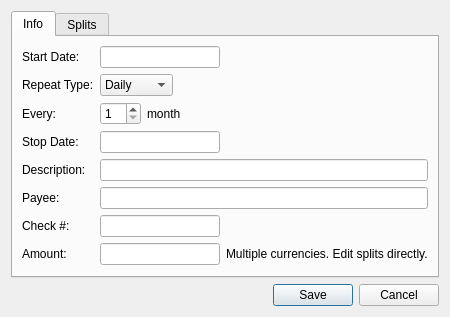
<?xml version="1.0" encoding="UTF-8"?>
<ui version="4.0">
 <class>SchedulePanel</class>
 <widget class="QDialog" name="SchedulePanel">
  <property name="geometry">
   <rect>
    <x>0</x>
    <y>0</y>
    <width>428</width>
    <height>298</height>
   </rect>
  </property>
  <property name="windowTitle">
   <string>Schedule Info</string>
  </property>
  <property name="modal">
   <bool>true</bool>
  </property>
  <layout class="QVBoxLayout" name="verticalLayout_2">
   <item>
    <widget class="QTabWidget" name="tabWidget">
     <property name="currentIndex">
      <number>0</number>
     </property>
     <widget class="QWidget" name="tab">
      <attribute name="title">
       <string>Info</string>
      </attribute>
      <layout class="QFormLayout" name="formLayout">
       <property name="fieldGrowthPolicy">
        <enum>QFormLayout::ExpandingFieldsGrow</enum>
       </property>
       <item row="0" column="0">
        <widget class="QLabel" name="label_2">
         <property name="text">
          <string>Start Date:</string>
         </property>
         <property name="buddy">
          <cstring>startDateEdit</cstring>
         </property>
        </widget>
       </item>
       <item row="0" column="1">
        <widget class="DateEdit" name="startDateEdit">
         <property name="maximumSize">
          <size>
           <width>120</width>
           <height>16777215</height>
          </size>
         </property>
        </widget>
       </item>
       <item row="1" column="0">
        <widget class="QLabel" name="label_7">
         <property name="text">
          <string>Repeat Type:</string>
         </property>
         <property name="buddy">
          <cstring>repeatTypeComboBox</cstring>
         </property>
        </widget>
       </item>
       <item row="1" column="1">
        <widget class="QComboBox" name="repeatTypeComboBox">
         <item>
          <property name="text">
           <string>Daily</string>
          </property>
         </item>
         <item>
          <property name="text">
           <string>Weekly</string>
          </property>
         </item>
         <item>
          <property name="text">
           <string>Monthly</string>
          </property>
         </item>
         <item>
          <property name="text">
           <string>Yearly</string>
          </property>
         </item>
        </widget>
       </item>
       <item row="2" column="0">
        <widget class="QLabel" name="label_8">
         <property name="text">
          <string>Every:</string>
         </property>
        </widget>
       </item>
       <item row="2" column="1">
        <layout class="QHBoxLayout" name="horizontalLayout_2">
         <item>
          <widget class="QSpinBox" name="repeatEverySpinBox">
           <property name="minimum">
            <number>1</number>
           </property>
          </widget>
         </item>
         <item>
          <widget class="QLabel" name="repeatEveryDescLabel">
           <property name="text">
            <string>month</string>
           </property>
          </widget>
         </item>
        </layout>
       </item>
       <item row="3" column="0">
        <widget class="QLabel" name="label_9">
         <property name="text">
          <string>Stop Date:</string>
         </property>
        </widget>
       </item>
       <item row="3" column="1">
        <widget class="DateEdit" name="stopDateEdit">
         <property name="maximumSize">
          <size>
           <width>120</width>
           <height>16777215</height>
          </size>
         </property>
        </widget>
       </item>
       <item row="4" column="0">
        <widget class="QLabel" name="label_3">
         <property name="text">
          <string>Description:</string>
         </property>
         <property name="buddy">
          <cstring>descriptionEdit</cstring>
         </property>
        </widget>
       </item>
       <item row="4" column="1">
        <widget class="DescriptionEdit" name="descriptionEdit"/>
       </item>
       <item row="5" column="0">
        <widget class="QLabel" name="label_4">
         <property name="text">
          <string>Payee:</string>
         </property>
         <property name="buddy">
          <cstring>payeeEdit</cstring>
         </property>
        </widget>
       </item>
       <item row="5" column="1">
        <widget class="PayeeEdit" name="payeeEdit"/>
       </item>
       <item row="6" column="0">
        <widget class="QLabel" name="label_5">
         <property name="text">
          <string>Check #:</string>
         </property>
         <property name="buddy">
          <cstring>checkNoEdit</cstring>
         </property>
        </widget>
       </item>
       <item row="6" column="1">
        <widget class="QLineEdit" name="checkNoEdit">
         <property name="maximumSize">
          <size>
           <width>120</width>
           <height>16777215</height>
          </size>
         </property>
        </widget>
       </item>
       <item row="7" column="0">
        <widget class="QLabel" name="amountLabel">
         <property name="text">
          <string>Amount:</string>
         </property>
        </widget>
       </item>
       <item row="7" column="1">
        <layout class="QHBoxLayout" name="horizontalLayout_3">
         <item>
          <widget class="QLineEdit" name="amountEdit">
           <property name="minimumSize">
            <size>
             <width>120</width>
             <height>0</height>
            </size>
           </property>
           <property name="maximumSize">
            <size>
             <width>120</width>
             <height>16777215</height>
            </size>
           </property>
          </widget>
         </item>
         <item>
          <widget class="QLabel" name="mctNoticeLabel">
           <property name="text">
            <string>Multiple currencies. Edit splits directly.</string>
           </property>
          </widget>
         </item>
         <item>
          <spacer name="horizontalSpacer_3">
           <property name="orientation">
            <enum>Qt::Horizontal</enum>
           </property>
           <property name="sizeHint" stdset="0">
            <size>
             <width>40</width>
             <height>20</height>
            </size>
           </property>
          </spacer>
         </item>
        </layout>
       </item>
      </layout>
     </widget>
     <widget class="QWidget" name="tab_2">
      <attribute name="title">
       <string>Splits</string>
      </attribute>
      <layout class="QVBoxLayout" name="verticalLayout">
       <item>
        <layout class="QHBoxLayout" name="horizontalLayout_4">
         <item>
          <widget class="QLabel" name="amountLabel_2">
           <property name="text">
            <string>Amount:</string>
           </property>
          </widget>
         </item>
         <item>
          <widget class="QLineEdit" name="amountEdit2">
           <property name="minimumSize">
            <size>
             <width>120</width>
             <height>0</height>
            </size>
           </property>
           <property name="maximumSize">
            <size>
             <width>120</width>
             <height>16777215</height>
            </size>
           </property>
          </widget>
         </item>
         <item>
          <widget class="QLabel" name="mctNoticeLabel2">
           <property name="text">
            <string>Multiple currencies. Edit splits directly.</string>
           </property>
          </widget>
         </item>
         <item>
          <spacer name="horizontalSpacer_2">
           <property name="orientation">
            <enum>Qt::Horizontal</enum>
           </property>
           <property name="sizeHint" stdset="0">
            <size>
             <width>40</width>
             <height>20</height>
            </size>
           </property>
          </spacer>
         </item>
        </layout>
       </item>
       <item>
        <widget class="TableView" name="splitTableView">
         <property name="acceptDrops">
          <bool>true</bool>
         </property>
         <property name="dragEnabled">
          <bool>true</bool>
         </property>
         <property name="dragDropOverwriteMode">
          <bool>false</bool>
         </property>
         <property name="dragDropMode">
          <enum>QAbstractItemView::InternalMove</enum>
         </property>
         <attribute name="horizontalHeaderDefaultSectionSize">
          <number>40</number>
         </attribute>
         <attribute name="verticalHeaderVisible">
          <bool>false</bool>
         </attribute>
         <attribute name="verticalHeaderDefaultSectionSize">
          <number>18</number>
         </attribute>
         <attribute name="verticalHeaderVisible">
          <bool>false</bool>
         </attribute>
         <attribute name="verticalHeaderDefaultSectionSize">
          <number>18</number>
         </attribute>
         <attribute name="horizontalHeaderDefaultSectionSize">
          <number>40</number>
         </attribute>
        </widget>
       </item>
       <item>
        <widget class="QWidget" name="widget" native="true">
         <property name="sizePolicy">
          <sizepolicy hsizetype="Expanding" vsizetype="Preferred">
           <horstretch>0</horstretch>
           <verstretch>0</verstretch>
          </sizepolicy>
         </property>
         <layout class="QHBoxLayout" name="horizontalLayout">
          <item>
           <spacer name="horizontalSpacer">
            <property name="orientation">
             <enum>Qt::Horizontal</enum>
            </property>
            <property name="sizeHint" stdset="0">
             <size>
              <width>40</width>
              <height>20</height>
             </size>
            </property>
           </spacer>
          </item>
          <item>
           <widget class="QPushButton" name="addSplitButton">
            <property name="icon">
             <iconset resource="../mg.qrc">
              <normaloff>:/plus_8</normaloff>:/plus_8</iconset>
            </property>
           </widget>
          </item>
          <item>
           <widget class="QPushButton" name="removeSplitButton">
            <property name="icon">
             <iconset resource="../mg.qrc">
              <normaloff>:/minus_8</normaloff>:/minus_8</iconset>
            </property>
           </widget>
          </item>
         </layout>
        </widget>
       </item>
      </layout>
     </widget>
    </widget>
   </item>
   <item>
    <widget class="QDialogButtonBox" name="buttonBox">
     <property name="orientation">
      <enum>Qt::Horizontal</enum>
     </property>
     <property name="standardButtons">
      <set>QDialogButtonBox::Cancel|QDialogButtonBox::Save</set>
     </property>
    </widget>
   </item>
  </layout>
 </widget>
 <customwidgets>
  <customwidget>
   <class>DateEdit</class>
   <extends>QLineEdit</extends>
   <header>support.date_edit</header>
  </customwidget>
  <customwidget>
   <class>DescriptionEdit</class>
   <extends>QLineEdit</extends>
   <header>support.completable_edit</header>
  </customwidget>
  <customwidget>
   <class>PayeeEdit</class>
   <extends>QLineEdit</extends>
   <header>support.completable_edit</header>
  </customwidget>
  <customwidget>
   <class>TableView</class>
   <extends>QTableView</extends>
   <header>support.item_view</header>
  </customwidget>
 </customwidgets>
 <tabstops>
  <tabstop>startDateEdit</tabstop>
  <tabstop>repeatTypeComboBox</tabstop>
  <tabstop>repeatEverySpinBox</tabstop>
  <tabstop>stopDateEdit</tabstop>
  <tabstop>descriptionEdit</tabstop>
  <tabstop>payeeEdit</tabstop>
  <tabstop>checkNoEdit</tabstop>
  <tabstop>splitTableView</tabstop>
  <tabstop>addSplitButton</tabstop>
  <tabstop>removeSplitButton</tabstop>
  <tabstop>buttonBox</tabstop>
 </tabstops>
 <resources>
  <include location="../mg.qrc"/>
 </resources>
 <connections>
  <connection>
   <sender>buttonBox</sender>
   <signal>accepted()</signal>
   <receiver>SchedulePanel</receiver>
   <slot>accept()</slot>
   <hints>
    <hint type="sourcelabel">
     <x>224</x>
     <y>342</y>
    </hint>
    <hint type="destinationlabel">
     <x>157</x>
     <y>274</y>
    </hint>
   </hints>
  </connection>
  <connection>
   <sender>buttonBox</sender>
   <signal>rejected()</signal>
   <receiver>SchedulePanel</receiver>
   <slot>reject()</slot>
   <hints>
    <hint type="sourcelabel">
     <x>292</x>
     <y>348</y>
    </hint>
    <hint type="destinationlabel">
     <x>286</x>
     <y>274</y>
    </hint>
   </hints>
  </connection>
 </connections>
</ui>
